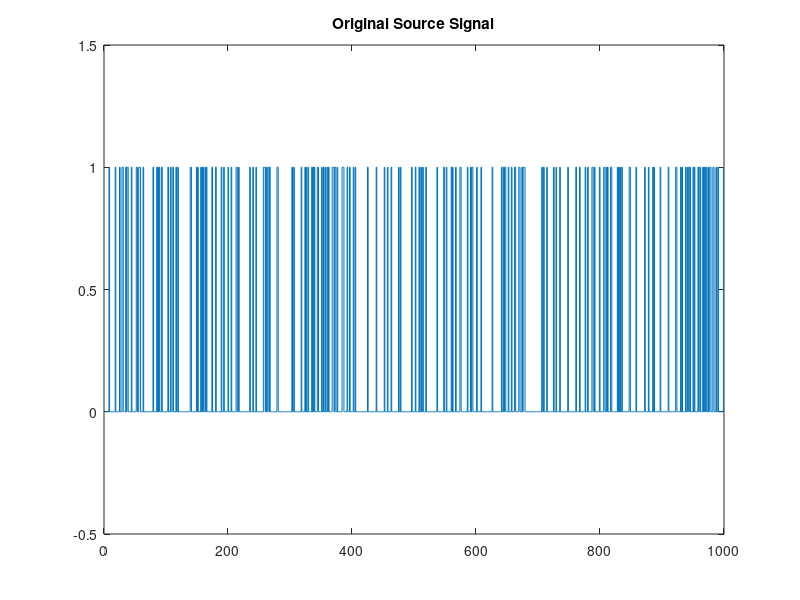
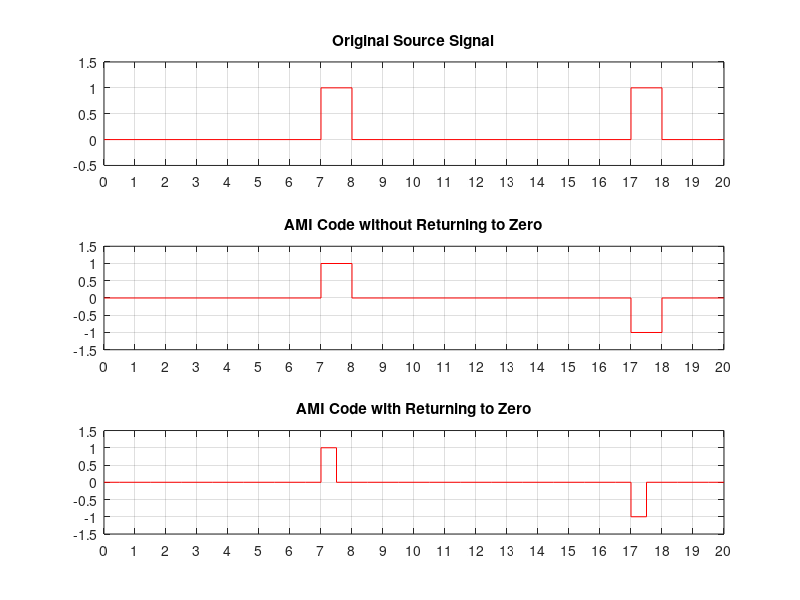
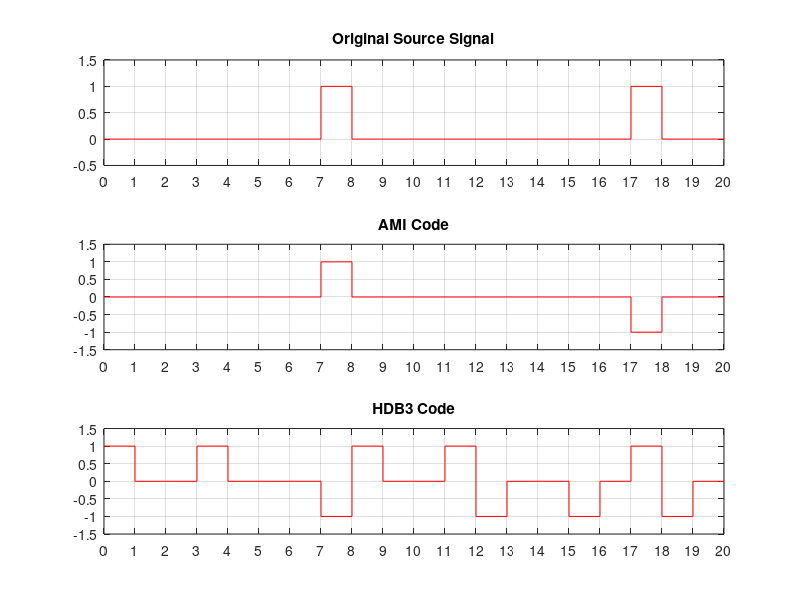
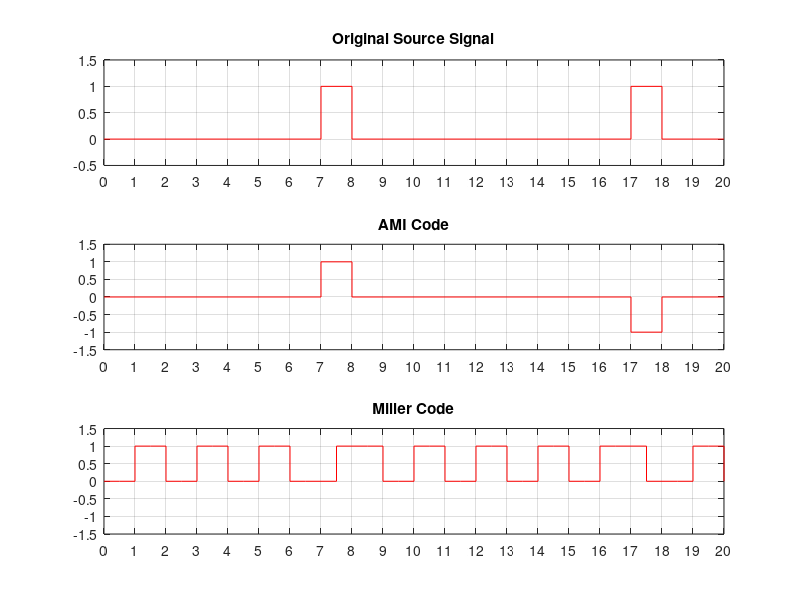

The MATLAB script that drew these images, in order:
% Created by Huang Lu, Department of Electronic Engineering, Tsinghua University
% 2015/10/30, Friday, Beijing
% Code for Homework 3 of Communication and Network

% Generate the Source Signal
clear all; close all; clc;
p0 = 0.8;                       % Probability of 0
x0 = rand(1,1000);              % Uniform Distribution in [0,1]
x0(x0<p0) = 0;                  % Get the Source Signal
x0(x0>=p0) = 1;
figure(1); stairs(x0);          % Figure of the Original Signal
title('Original Source Signal')
set(gca,'Ylim', [-0.5, 1.5])

% AMI Code
c1 = [1, 0];
c2 = [0, 0];
c3 = [-1, 0];
AMI_code = zeros(1, 1000);    % AMI Code without Returning to 0
AMI_code0 = zeros(1, 2000);   % AMI Code with Returning to 0
f1 = x0(1);                 % Initial the fk, fk = fk-1 = x(0)    
for m = 1:1:1000
    f0 = f1;                    % Update fk-1
    f1 = ~(x0(m)==f0);          % Update fk
    if x0(m) == 0               % Get AMI Code
        AMI_code0(2*m-1:2*m) = c2;
        AMI_code(m) = 0;
    else
        if f1 == 1
            AMI_code0(2*m-1:2*m) = c1;
            AMI_code(m) = 1;
        else
            AMI_code0(2*m-1:2*m) = c3;
            AMI_code(m) = -1;
        end
    end
    
end
figure(2); 
subplot(3,1,1); stairs(x0(1:21),'r'); % Figure of the Original Signal
title('Original Source Signal')
set(gca,'Ylim', [-0.5, 1.5])
set(gca,'Xlim', [1, 21])
set(gca,'xtick',[1:1:21],'xticklabel',[0:1:20]) 
grid on;
subplot(3,1,2); stairs(AMI_code(1:21),'r'); % Figure of the AMI Code without Returning to 0
title('AMI Code without Returning to Zero')
set(gca,'Ylim', [-1.5, 1.5])
set(gca,'Xlim', [1, 21])
set(gca,'xtick',[1:1:21],'xticklabel',[0:1:20]) 
grid on;
subplot(3,1,3); stairs(AMI_code0(1:41),'r');% Figure of the AMI Code with Returning to 0
title('AMI Code with Returning to Zero')
set(gca,'Ylim', [-1.5, 1.5])
set(gca,'Xlim', [1, 41])
set(gca,'xtick',[1:2:41],'xticklabel',[0:1:20]) 
grid on;

% HDB3 Code
HDB3_code = AMI_code;
h1 = [1, 0, 0, 1];
h2 = [-1, 0, 0, -1];
for m = 1:997
    if HDB3_code(m+3) ~= 0
        for n = m+2:-1:1
            if HDB3_code(n) ~= 0
                flag = HDB3_code(n);
                if  HDB3_code(m+3) == flag
                    HDB3_code(m+3) = -flag;
                end
                break;
            end
        end
    end
    if HDB3_code(m:m+3) == [0, 0, 0, 0]
        if m == 1
            HDB3_code(m:m+3) = h1;
        else
            if HDB3_code(m-1) == 1
                HDB3_code(m:m+3) = h2;
            else 
                HDB3_code(m:m+3) = h1;
            end
        end
    end
end
figure(3);
subplot(3,1,1); stairs(x0(1:21),'r'); % Figure of the Original Signal
title('Original Source Signal')
set(gca,'Ylim', [-0.5, 1.5])
set(gca,'Xlim', [1, 21])
set(gca,'xtick',[1:1:21],'xticklabel',[0:1:20]) 
grid on;
subplot(3,1,2); stairs(AMI_code(1:21),'r'); % Figure of the AMI Code
title('AMI Code')
set(gca,'Ylim', [-1.5, 1.5])
set(gca,'Xlim', [1, 21])
set(gca,'xtick',[1:1:21],'xticklabel',[0:1:20]) 
grid on;
subplot(3,1,3); stairs(HDB3_code(1:21),'r');% Figure of the HDB3 Code
title('HDB3 Code')
set(gca,'Ylim', [-1.5, 1.5])
set(gca,'Xlim', [1, 21])
set(gca,'xtick',[1:1:21],'xticklabel',[0:1:20]) 
grid on;

% Miller Code
Miller_code = zeros(1, 2000);
m = 1;
while(m<=1000)
    if x0(m) == 1
        if m > 1
            if Miller_code(2*m-2) == 1;
                Miller_code(2*m-1:2*m) = [1, 0];
            else
                Miller_code(2*m-1:2*m) = [0, 1];
            end
        else
            Miller_code(2*m-1:2*m) = [0, 1];
        end
        m = m + 1;
    elseif (m < 1000) & (x0(m:m+1) == [0, 0])
        if m > 1
            if Miller_code(2*m-2) == x0(m-1)
                Miller_code(2*m-1:2*m+2) = [1, 1, 0, 0];
            else
                Miller_code(2*m-1:2*m+2) = [0, 0, 1, 1];
            end
        else
            Miller_code(2*m-1:2*m+2) = [0, 0, 1, 1];
        end
        m = m + 2;
    else
        if m > 1
            if Miller_code(2*m-2) ~= x0(m-1)
                Miller_code(2*m-1:2*m) = [0, 0];
            else
                Miller_code(2*m-1:2*m) = [1, 1];
            end
        else
            Miller_code(2*m-1:2*m) = [0, 0];
        end
        m = m + 1;
    end
end
figure(4);
subplot(3,1,1); stairs(x0(1:21),'r'); % Figure of the Original Signal
title('Original Source Signal')
set(gca,'Ylim', [-0.5, 1.5])
set(gca,'Xlim', [1, 21])
set(gca,'xtick',[1:1:21],'xticklabel',[0:1:20]) 
grid on;
subplot(3,1,2); stairs(AMI_code(1:21),'r'); % Figure of the AMI Code
title('AMI Code')
set(gca,'Ylim', [-1.5, 1.5])
set(gca,'Xlim', [1, 21])
set(gca,'xtick',[1:1:21],'xticklabel',[0:1:20]) 
grid on;
subplot(3,1,3); stairs(Miller_code(1:41),'r');% Figure of the Miller Code
title('Miller Code')
set(gca,'Ylim', [-1.5, 1.5])
set(gca,'Xlim', [1, 41])
set(gca,'xtick',[1:2:41],'xticklabel',[0:1:20]) 
grid on;

% Power Spectrum Density
figure(5)
X0 = fftshift(fft(x0));
subplot(2,2,1); plot(abs(X0))
title('Power Spectrum Density of Original Signal');
xlabel('Frequency(\omega)'), ylabel('Power Spectrum')
set(gca,'xtick',[0:250:1000],'xticklabel',{'-\pi', '-\pi/2', '0','\pi/2','\pi'}) 
X_AMI = fftshift(fft(AMI_code0));
subplot(2,2,2); plot(abs(X_AMI),'r')
title('Power Spectrum Density of AMI Code with Returing Zero');
xlabel('Frequency(\omega)'), ylabel('Power Spectrum')
set(gca,'xtick',[0:500:2000],'xticklabel',{'-\pi', '-\pi/2', '0','\pi/2','\pi'})
X_HDB3 = fftshift(fft(HDB3_code));
subplot(2,2,3); plot(abs(X_HDB3))
title('Power Spectrum Density of HDB3 Code');
xlabel('Frequency(\omega)'), ylabel('Power Spectrum')
set(gca,'xtick',[0:250:1000],'xticklabel',{'-\pi', '-\pi/2', '0','\pi/2','\pi'}) 
X_Miller = fftshift(fft(Miller_code));
subplot(2,2,4); plot(abs(X_Miller))
title('Power Spectrum Density of Miller Code');
xlabel('Frequency(\omega)'), ylabel('Power Spectrum')
set(gca,'xtick',[0:500:2000],'xticklabel',{'-\pi', '-\pi/2', '0','\pi/2','\pi'}) 

clear all; 
